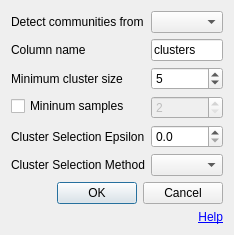
<?xml version="1.0" encoding="UTF-8"?>
<ui version="4.0">
 <class>Dialog</class>
 <widget class="QDialog" name="Dialog">
  <property name="windowModality">
   <enum>Qt::ApplicationModal</enum>
  </property>
  <property name="geometry">
   <rect>
    <x>0</x>
    <y>0</y>
    <width>230</width>
    <height>210</height>
   </rect>
  </property>
  <property name="windowTitle">
   <string>Clusterize</string>
  </property>
  <layout class="QFormLayout" name="formLayout">
   <item row="1" column="0">
    <widget class="QLabel" name="label">
     <property name="text">
      <string>Column name</string>
     </property>
    </widget>
   </item>
   <item row="1" column="1">
    <widget class="QLineEdit" name="btColumnName">
     <property name="toolTip">
      <string>Name of data column that will be created</string>
     </property>
     <property name="text">
      <string>clusters</string>
     </property>
    </widget>
   </item>
   <item row="2" column="0">
    <widget class="QLabel" name="label_2">
     <property name="text">
      <string>Minimum cluster size</string>
     </property>
    </widget>
   </item>
   <item row="2" column="1">
    <widget class="QSpinBox" name="spinMinClusterSize">
     <property name="toolTip">
      <string>The minimum size of clusters; single linkage splits that contain fewer points than this will be considered points “falling out” of a cluster rather than a cluster splitting into two new clusters.</string>
     </property>
     <property name="minimum">
      <number>2</number>
     </property>
     <property name="maximum">
      <number>1000</number>
     </property>
     <property name="value">
      <number>5</number>
     </property>
    </widget>
   </item>
   <item row="6" column="0" colspan="2">
    <widget class="QDialogButtonBox" name="buttonBox">
     <property name="orientation">
      <enum>Qt::Horizontal</enum>
     </property>
     <property name="standardButtons">
      <set>QDialogButtonBox::Cancel|QDialogButtonBox::Ok</set>
     </property>
    </widget>
   </item>
   <item row="3" column="0">
    <widget class="QCheckBox" name="chkMinSamples">
     <property name="text">
      <string>Mininum samples</string>
     </property>
    </widget>
   </item>
   <item row="3" column="1">
    <widget class="QSpinBox" name="spinMinSamples">
     <property name="enabled">
      <bool>false</bool>
     </property>
     <property name="toolTip">
      <string>The number of samples in a neighbourhood for a point to be considered a core point.</string>
     </property>
     <property name="minimum">
      <number>2</number>
     </property>
     <property name="maximum">
      <number>1000</number>
     </property>
    </widget>
   </item>
   <item row="4" column="0">
    <widget class="QLabel" name="label_3">
     <property name="text">
      <string>Cluster Selection Epsilon</string>
     </property>
    </widget>
   </item>
   <item row="4" column="1">
    <widget class="QDoubleSpinBox" name="spinEpsilon">
     <property name="toolTip">
      <string>A distance threshold. Clusters below this value will be merged.</string>
     </property>
     <property name="decimals">
      <number>1</number>
     </property>
     <property name="maximum">
      <double>1.000000000000000</double>
     </property>
     <property name="singleStep">
      <double>0.100000000000000</double>
     </property>
    </widget>
   </item>
   <item row="5" column="0">
    <widget class="QLabel" name="label_4">
     <property name="text">
      <string>Cluster Selection Method</string>
     </property>
    </widget>
   </item>
   <item row="5" column="1">
    <widget class="QComboBox" name="cbMethod">
     <property name="toolTip">
      <string>The method used to select clusters from the condensed tree. The standard approach for HDBSCAN* is to use an Excess of Mass algorithm to find the most persistent clusters. Alternatively you can instead select the clusters at the leaves of the tree – this provides the most fine grained and homogeneous clusters.</string>
     </property>
    </widget>
   </item>
   <item row="0" column="0">
    <widget class="QLabel" name="label_5">
     <property name="text">
      <string>Detect communities from</string>
     </property>
    </widget>
   </item>
   <item row="0" column="1">
    <widget class="QComboBox" name="cbView"/>
   </item>
   <item row="7" column="0" colspan="2">
    <widget class="QLabel" name="label_6">
     <property name="text">
      <string>&lt;a href=&quot;https://scikit-learn.org/stable/modules/generated/sklearn.cluster.HDBSCAN.html&quot;&gt;Help&lt;/a&gt;</string>
     </property>
     <property name="alignment">
      <set>Qt::AlignRight|Qt::AlignTrailing|Qt::AlignVCenter</set>
     </property>
    </widget>
   </item>
  </layout>
 </widget>
 <resources/>
 <connections>
  <connection>
   <sender>buttonBox</sender>
   <signal>accepted()</signal>
   <receiver>Dialog</receiver>
   <slot>accept()</slot>
   <hints>
    <hint type="sourcelabel">
     <x>248</x>
     <y>254</y>
    </hint>
    <hint type="destinationlabel">
     <x>157</x>
     <y>274</y>
    </hint>
   </hints>
  </connection>
  <connection>
   <sender>buttonBox</sender>
   <signal>rejected()</signal>
   <receiver>Dialog</receiver>
   <slot>reject()</slot>
   <hints>
    <hint type="sourcelabel">
     <x>316</x>
     <y>260</y>
    </hint>
    <hint type="destinationlabel">
     <x>286</x>
     <y>274</y>
    </hint>
   </hints>
  </connection>
 </connections>
</ui>
